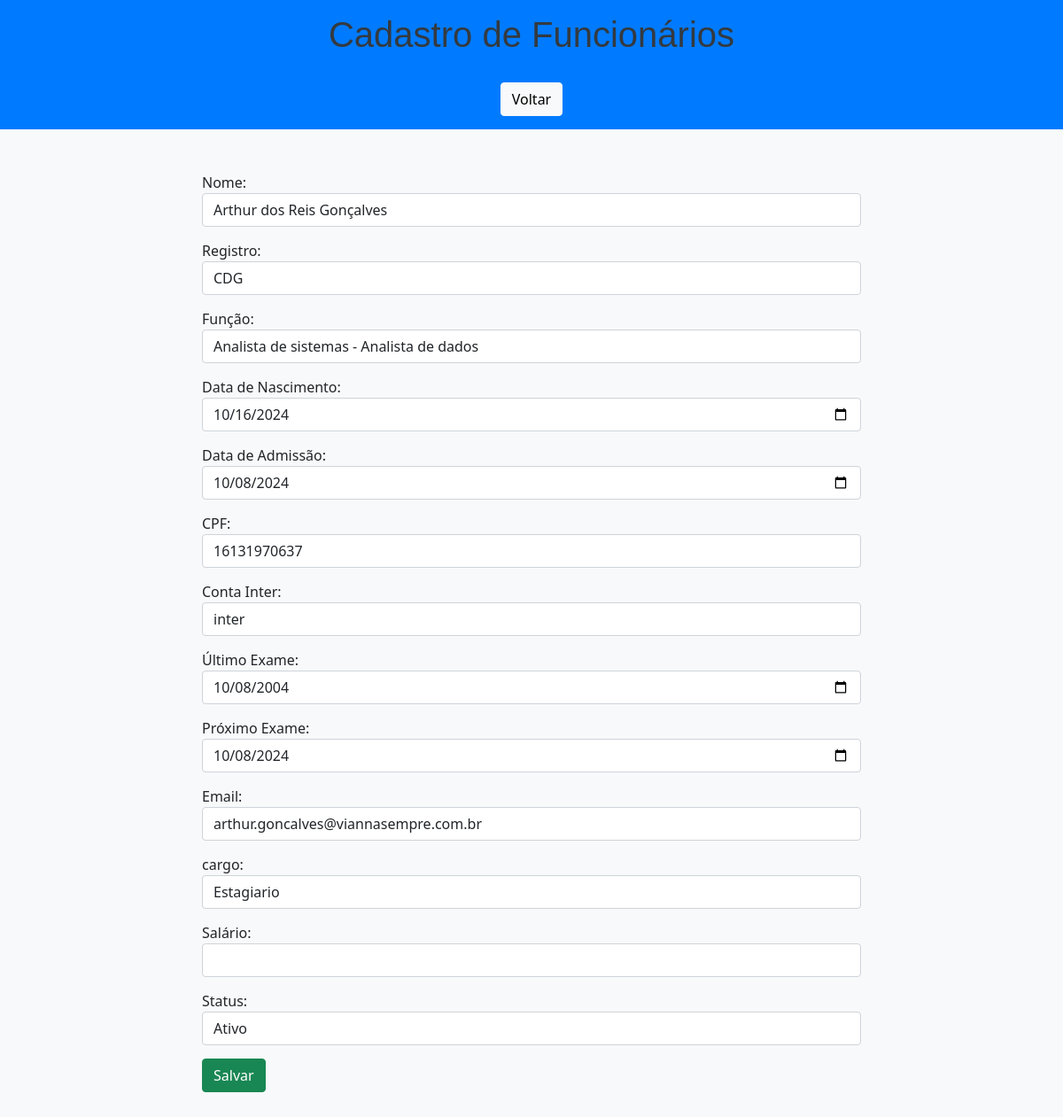
The page /edit/1/ on the database as committed earlier.
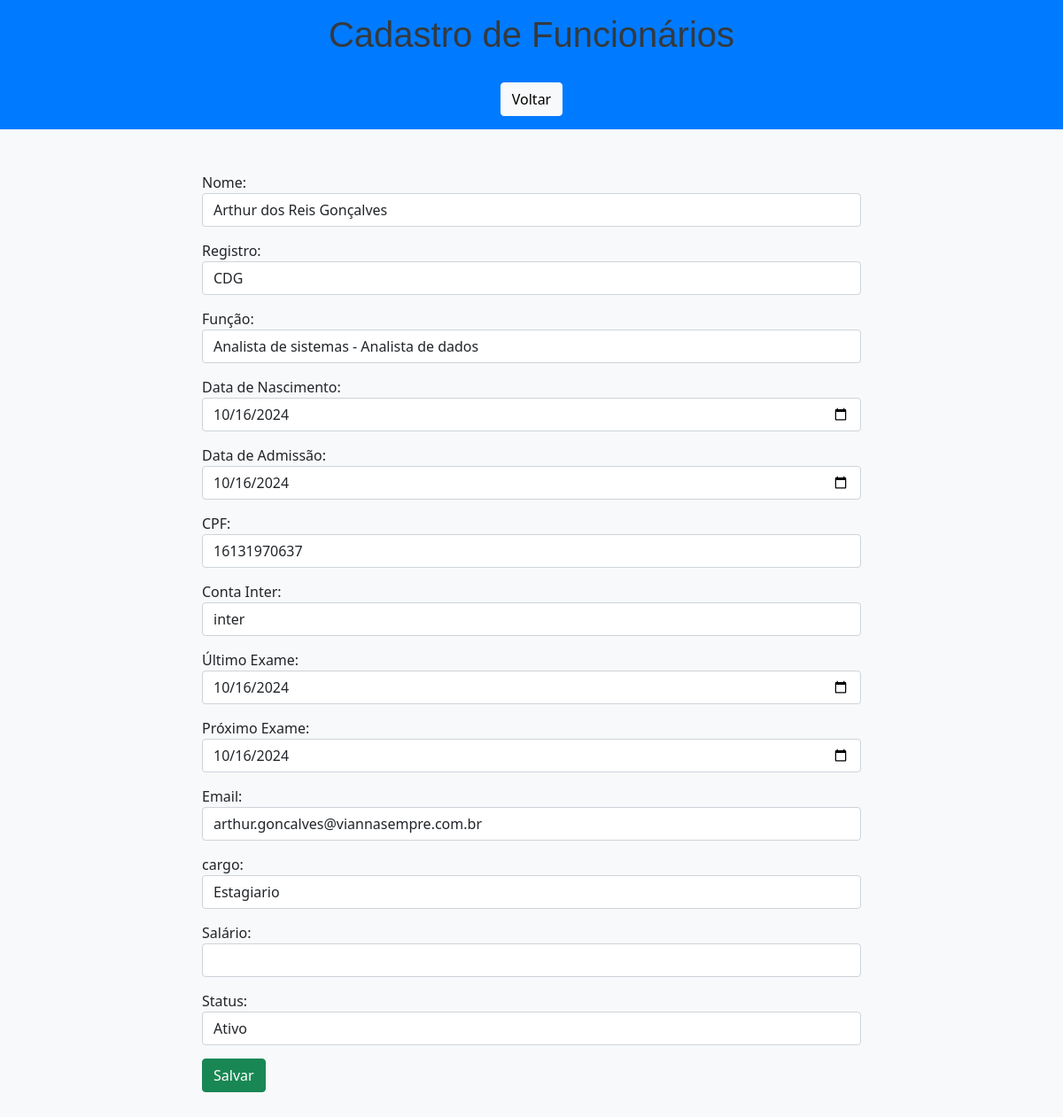
The same page on the database as committed later.
### app/models.py (models this page shows, shortened)
class Funcionarios(models.Model):
    cpf_validator = RegexValidator(
        r'^\d{11}$',
        'O CPF deve ter 11 dígitos numéricos.'
    )
    def validate_date_format(value):
        """Valida se o campo segue o formato de data 'YYYY-MM-DD'."""
        if not re.match(r'\d{4}-\d{2}-\d{2}', value):
            raise ValidationError('A data deve estar no formato YYYY-MM-DD.')
    nome = models.CharField(max_length=150, verbose_name='Nome')
    registro = models.CharField(max_length=50, verbose_name='Registro')
    funcao = models.CharField(max_length=100, verbose_name='Função')
    data_nascimento = models.CharField(
        max_length=100,
        verbose_name='Data de Nascimento',
        validators=[validate_date_format]
    )
    data_admissao = models.CharField(
        max_length=100,
        verbose_name='Data de Admissão',
        validators=[validate_date_format]
    )
    cpf = models.CharField(max_length=11, validators=[cpf_validator], unique=True, verbose_name='CPF')
    conta_inter = models.CharField(max_length=20, verbose_name='Conta Inter')
    ultimo_exame = models.CharField(
        max_length=100,
        null=True,
        blank=True,
        verbose_name='Último Exame',
        validators=[validate_date_format]
    )
    proximo_exame = models.CharField(
        max_length=100,
        null=True,
        blank=True,
        verbose_name='Próximo Exame',
        validators=[validate_date_format]
    )
    email = models.EmailField(max_length=100, validators=[EmailValidator()], unique=True, verbose_name='Email')
    salario = models.DecimalField(max_digits=10, decimal_places=2, verbose_name='Salário')
    status = models.CharField(max_length=50, verbose_name='Status')
    cargo = models.CharField(max_length=50, verbose_name='Status')

### app/views.py (the view)
# urls.py: path('edit/<int:pk>/', edit, name='edit'),
def edit(request, pk):
    funcionario = get_object_or_404(Funcionarios, pk=pk)
    form = FuncionariosForm(instance=funcionario)
    return render(request, 'Funcionarios/form.html', {'form': form, 'db': funcionario})

### app/forms.py
class FuncionariosForm(ModelForm):
    class Meta:
        model = Funcionarios
        fields = [
            'nome',
            'registro',
            'funcao',
            'data_nascimento',
            'data_admissao',
            'cpf',
            'conta_inter',
            'ultimo_exame',
            'proximo_exame',
            'email',
            'salario',
            'status',
            'cargo'
        ]
        widgets = {
            'data_nascimento': forms.TextInput(attrs={'placeholder': 'dd/mm/yyyy', 'class': 'date-input'}),
            'data_admissao': forms.TextInput(attrs={'placeholder': 'dd/mm/yyyy', 'class': 'date-input'}),
            'ultimo_exame': forms.TextInput(attrs={'placeholder': 'dd/mm/yyyy', 'class': 'date-input'}),
            'proximo_exame': forms.TextInput(attrs={'placeholder': 'dd/mm/yyyy', 'class': 'date-input'}),
            'email': forms.EmailInput(attrs={'placeholder': 'email@exemplo.com'}),
        }

### app/templates/Funcionarios/form.html (shortened to what the changed rows need)
<!DOCTYPE html>
<html lang="pt-br">
<head>
    <link href="https://cdn.jsdelivr.net/npm/bootstrap@5.0.2/dist/css/bootstrap.min.css" rel="stylesheet">
</head>
<body>
    <header class="header text-center">
        <h1>Cadastro de Funcionários</h1>
    </header>
    <div class="container mt-5">
        <div class="col-8 m-auto">
            <form name="form" id="form" action="{% if db %}{% url 'update' db.id %}{% else %}{% url 'create' %}{% endif %}" method="post">
                <div class="form-group">
                    <label for="nome">Nome:</label>
                    <input type="text" id="nome" name="nome" class="form-control" value="{{ form.nome.value|default_if_none:'' }}">
                </div>
                <div class="form-group">
                    <label for="registro">Registro:</label>
                    <input type="text" id="registro" name="registro" class="form-control" value="{{ form.registro.value|default_if_none:'' }}">
                </div>
                <div class="form-group">
                    <label for="funcao">Função:</label>
                    <input type="text" id="funcao" name="funcao" class="form-control" value="{{ form.funcao.value|default_if_none:'' }}">
                </div>
                <div class="form-group">
                    <label for="data_nascimento">Data de Nascimento:</label>
                    <input type="date" id="data_nascimento" name="data_nascimento" class="form-control" value="{{ form.data_nascimento.value|default_if_none:'' }}">
                </div>
                <div class="form-group">
                    <label for="data_admissao">Data de Admissão:</label>
                    <input type="date" id="data_admissao" name="data_admissao" class="form-control" value="{{ form.data_admissao.value|default_if_none:'' }}">
                </div>
                <div class="form-group">
                    <label for="cpf">CPF:</label>
                    <input type="text" id="cpf" name="cpf" class="form-control" value="{{ form.cpf.value|default_if_none:'' }}">
                </div>
                <div class="form-group">
                    <label for="conta_inter">Conta Inter:</label>
                    <input type="text" id="conta_inter" name="conta_inter" class="form-control" value="{{ form.conta_inter.value|default_if_none:'' }}">
                </div>
                <div class="form-group">
                    <label for="ultimo_exame">Último Exame:</label>
                    <input type="date" id="ultimo_exame" name="ultimo_exame" class="form-control" value="{{ form.ultimo_exame.value|default_if_none:'' }}">
                </div>
                <div class="form-group">
                    <label for="proximo_exame">Próximo Exame:</label>
                    <input type="date" id="proximo_exame" name="proximo_exame" class="form-control" value="{{ form.proximo_exame.value|default_if_none:'' }}">
                </div>
                <div class="form-group">
                    <label for="email">Email:</label>
                    <input type="email" id="email" name="email" class="form-control" value="{{ form.email.value|default_if_none:'' }}">
                </div>
                <div class="form-group">
                    <label for="salario">Salário:</label>
                    <input type="number" id="salario" name="salario" class="form-control" value="{{ form.salario.value|default_if_none:'' }}">
                </div>
                <div class="form-group">
                    <label for="status">Status:</label>
                    <select id="status" name="status" class="form-control">
                        <option value="Ativo" {% if form.status.value == "Ativo" %}selected{% endif %}>Ativo</option>
                    </select>
                </div>
            </form>
        </div>
    </div>
</body>
</html>

Rows that differ between the two databases and show on the page:
changed Funcionarios "Arthur dos Reis Gonçalves": data_admissao "10/08/2024" → "10/16/2024"; ultimo_exame "10/08/2004" → "10/16/2024"; proximo_exame "10/08/2024" → "10/16/2024"
